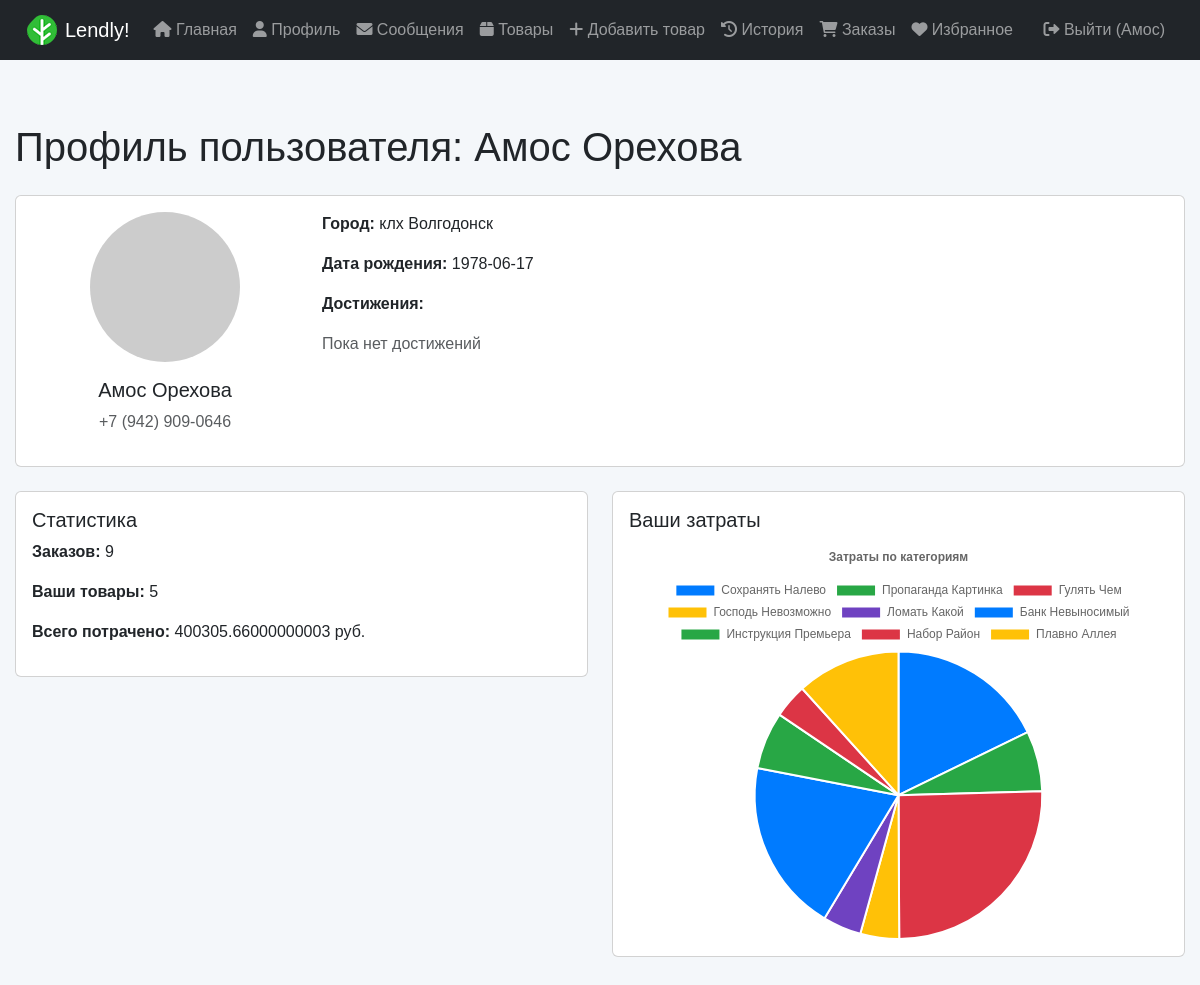
Screenshot of /profile (signed in) with the database file from the repository.
### tables this page shows
CREATE TABLE users (
                id INTEGER PRIMARY KEY AUTOINCREMENT,
                first_name TEXT NOT NULL,
                last_name TEXT NOT NULL,
                phone TEXT NOT NULL UNIQUE,
                password TEXT NOT NULL,
                city TEXT NOT NULL,
                birth_date TEXT NOT NULL,
                achievements TEXT,
                avatar_url TEXT
            );

### app.py (the view)
@app.route('/profile')
@login_required
def profile():
    total_spent = get_user_spending(current_user.id)
    conn = get_db_connection()
    cursor = conn.cursor()
    cursor.execute('SELECT COUNT(*) FROM product_status WHERE user_id = ?', (current_user.id,))
    order_count = cursor.fetchone()[0]
    cursor.execute('SELECT COUNT(*) FROM products WHERE owner_id = ?', (current_user.id,))
    owned_products = cursor.fetchone()[0]
    spending_by_category = get_spending_by_category(current_user.id)
    conn.close()
    print(f"Profile - Spending by category: {spending_by_category}")  # Отладка перед рендерингом
    return render_template('profile.html', total_spent=total_spent, order_count=order_count, owned_products=owned_products,
                          spending_by_category=spending_by_category)

### app.py (called while the page is built)
@login_manager.user_loader
def load_user(user_id):
    conn = get_db_connection()
    cursor = conn.cursor()
    cursor.execute('SELECT * FROM users WHERE id = ?', (user_id,))
    user = cursor.fetchone()
    conn.close()
    if user:
        return User(user[0], user[1], user[2], user[3], user[4], user[5], user[6], user[7], user[8])
    return None

### database.py (called while the page is built)
def get_db_connection():
    return sqlite3.connect(DATABASE_PATH)

def get_user_spending(user_id):
    conn = get_db_connection()
    cursor = conn.cursor()
    cursor.execute('SELECT SUM(cost) FROM product_status WHERE user_id = ? AND cost IS NOT NULL', (user_id,))
    total_spent = cursor.fetchone()[0] or 0
    conn.close()
    return total_spent

def get_spending_by_category(user_id):
    conn = get_db_connection()
    cursor = conn.cursor()
    cursor.execute('''
        SELECT products.name, SUM(product_status.cost) as total_cost
        FROM product_status
        JOIN products ON product_status.product_id = products.id
        WHERE product_status.user_id = ? AND product_status.cost IS NOT NULL
        GROUP BY products.id, products.name
    ''', (user_id,))
    spending = cursor.fetchall()
    conn.close()
    print(f"User ID: {user_id}, Spending by category: {spending}")  # Отладка в консоль
    if not spending:
        print(f"No spending data found for user {user_id}")
        return [("Нет данных", 0)]
    return spending

### templates/profile.html
{% extends "base.html" %}
{% block content %}
    <div class="fade-in">
        <h1 class="my-4">Профиль пользователя: {{ current_user.first_name }} {{ current_user.last_name }}</h1>
        <div class="card mb-4">
            <div class="card-body">
                <div class="row">
                    <div class="col-md-3 text-center">
                        <img src="{{ current_user.avatar_url }}" class="rounded-circle mb-3" style="width: 150px; height: 150px;" alt="Avatar">
                        <h5>{{ current_user.first_name }} {{ current_user.last_name }}</h5>
                        <p class="text-muted">{{ current_user.phone }}</p>
                    </div>
                    <div class="col-md-9">
                        <p><strong>Город:</strong> {{ current_user.city }}</p>
                        <p><strong>Дата рождения:</strong> {{ current_user.birth_date }}</p>
                        <p><strong>Достижения:</strong></p>
                        {% if current_user.achievements %}
                            {% for achievement in current_user.achievements.split(',') %}
                                <span class="badge badge-achievement">{{ achievement }}</span>
                            {% endfor %}
                        {% else %}
                            <p class="text-muted">Пока нет достижений</p>
                        {% endif %}
                    </div>
                </div>
            </div>
        </div>
        <div class="row">
            <div class="col-md-6">
                <div class="card mb-4">
                    <div class="card-body">
                        <h5 class="card-title">Статистика</h5>
                        <p><strong>Заказов:</strong> {{ order_count }}</p>
                        <p><strong>Ваши товары:</strong> {{ owned_products }}</p>
                        <p><strong>Всего потрачено:</strong> {{ total_spent }} руб.</p>
                    </div>
                </div>
            </div>
            <div class="col-md-6">
                <div class="card mb-4">
                    <div class="card-body">
                        <h5 class="card-title">Ваши затраты</h5>
                        <canvas id="spendingChart" style="max-height: 400px;"></canvas>
                    </div>
                </div>
            </div>
        </div>
        <script>
            document.addEventListener('DOMContentLoaded', function() {
                console.log("Chart.js loaded:", typeof Chart !== 'undefined');
                console.log("Spending data:", {{ spending_by_category | tojson }});
                var ctx = document.getElementById('spendingChart').getContext('2d');
                if (typeof Chart === 'undefined') {
                    console.error("Chart.js не загружен!");
                    return;
                }
                var chart = new Chart(ctx, {
                    type: 'pie',
                    data: {
                        labels: [{% for category in spending_by_category %}'{{ category[0] }}',{% endfor %}],
                        datasets: [{
                            data: [{% for category in spending_by_category %}{{ category[1] }},{% endfor %}],
                            backgroundColor: ['#007bff', '#28a745', '#dc3545', '#ffc107', '#6f42c1'],
                        }]
                    },
                    options: {
                        responsive: true,
                        plugins: {
                            legend: { position: 'top' },
                            title: { display: true, text: 'Затраты по категориям' }
                        }
                    }
                });
            });
        </script>
    </div>
{% endblock %}

### templates/base.html (shortened to what this page needs)
<!DOCTYPE html>
<html lang="ru">
<head>
    <link href="https://cdn.jsdelivr.net/npm/bootstrap@5.3.0/dist/css/bootstrap.min.css" rel="stylesheet">
    <link rel="stylesheet" href="https://cdnjs.cloudflare.com/ajax/libs/font-awesome/6.0.0/css/all.min.css">
    <link rel="stylesheet" href="{{ url_for('static', filename='styles.css') }}">
</head>
<body>
    <nav class="navbar navbar-expand-lg navbar-dark bg-dark">
        <div class="container-fluid">
            <a class="navbar-brand d-flex align-items-center" href="{{ url_for('index') }}">
                <img src="{{ url_for('static', filename='favicon.png') }}" alt="Logo" class="me-2" style="height: 30px;">
                Lendly!
            </a>
            <div class="collapse navbar-collapse" id="navbarNav">
                <ul class="navbar-nav me-auto">
                    <li class="nav-item"><a class="nav-link" href="{{ url_for('index') }}"><i class="fas fa-home"></i> Главная</a></li>
                    <li class="nav-item"><a class="nav-link" href="{{ url_for('profile') }}"><i class="fas fa-user"></i> Профиль</a></li>
                    <li class="nav-item"><a class="nav-link" href="{{ url_for('messages') }}"><i class="fas fa-envelope"></i> Сообщения</a></li>
                    <li class="nav-item"><a class="nav-link" href="{{ url_for('products') }}"><i class="fas fa-box"></i> Товары</a></li>
                    <li class="nav-item"><a class="nav-link" href="{{ url_for('add_product_route') }}"><i class="fas fa-plus"></i> Добавить товар</a></li>
                    <li class="nav-item"><a class="nav-link" href="{{ url_for('history') }}"><i class="fas fa-history"></i> История</a></li>
                    <li class="nav-item"><a class="nav-link" href="{{ url_for('orders') }}"><i class="fas fa-shopping-cart"></i> Заказы</a></li>
                    <li class="nav-item"><a class="nav-link" href="{{ url_for('favorites') }}"><i class="fas fa-heart"></i> Избранное</a></li>
                </ul>
                <ul class="navbar-nav">
                    {% if current_user.is_authenticated %}
                        <li class="nav-item"><a class="nav-link" href="{{ url_for('logout') }}"><i class="fas fa-sign-out-alt"></i> Выйти ({{ current_user.first_name }})</a></li>
                    {% else %}
                        <li class="nav-item"><a class="nav-link" href="{{ url_for('login') }}"><i class="fas fa-sign-in-alt"></i> Войти</a></li>
                        <li class="nav-item"><a class="nav-link" href="{{ url_for('register') }}"><i class="fas fa-user-plus"></i> Регистрация</a></li>
                    {% endif %}
                </ul>
            </div>
        </div>
    </nav>
    <div class="container mt-4">
        {% block content %}{% endblock %}
    </div>
</body>
</html>

### static/css/styles.css (style rules this page uses)
body { background-color: #f4f7fa; font-family: 'Arial', sans-serif; margin: 0; padding: 0; }
.container { max-width: 1200px; padding: 15px; }
.navbar { padding: 10px 15px; }
.navbar-brand img { transition: transform 0.3s ease; }
.navbar-nav .nav-link { padding: 8px 15px; font-size: 16px; }
.fade-in { animation: fadeIn 0.5s ease-in; }
canvas { max-width: 100%; height: auto !important; }

### rows the page displays
users: first_name "Амос", last_name "Орехова", phone "+7 (942) 909-0646", city "клх Волгодонск", birth_date "1978-06-17"

### other values shown
{{ order_count }} "9"
{{ owned_products }} "5"
{{ total_spent }} "400305.66000000003"
chart data {{ category[0] }} Сохранять Налево, Пропаганда Картинка, Гулять Чем, Господь Невозможно, Ломать Какой, Банк Невыносимый, Инструкция Премьера, Набор Район, Плавно Аллея
chart data {{ category[1] }} 71123.05, 27211.58, 101499.47, 17457.3, 17360.92, 77690.22, 25810.99, 15368.24, 46783.89
